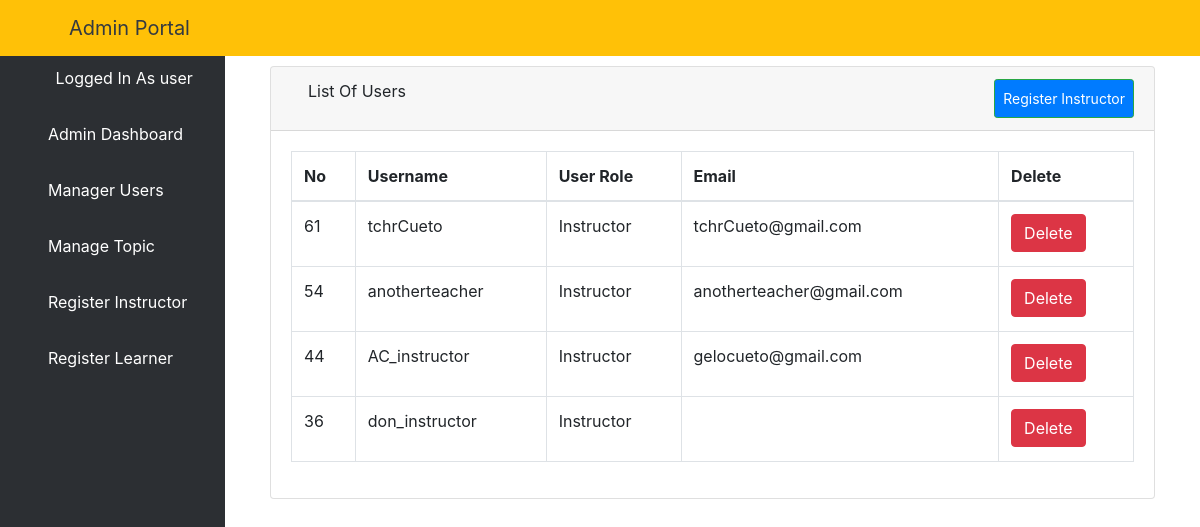
The app's page /instructors/ (signed in), older data.
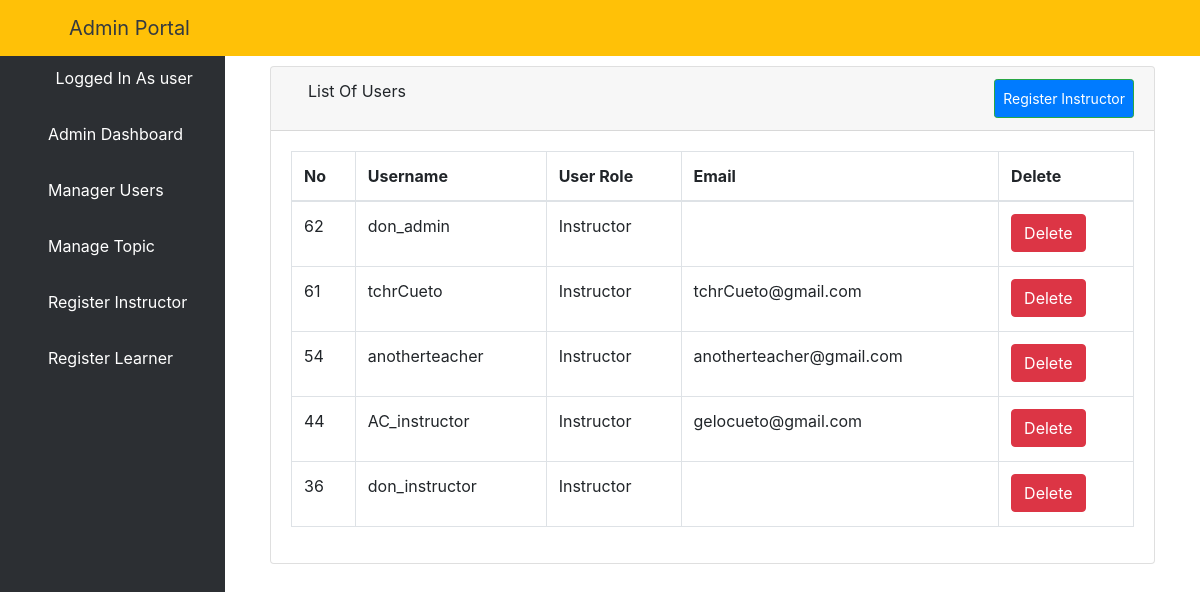
The same page, newer data.
### elearn/models.py (models this page shows)
class User(AbstractUser):
    is_learner = models.BooleanField(default=False)
    is_instructor = models.BooleanField(default=False)
    is_admin = models.BooleanField(default=False)

### elearn/views.py (the view)
# urls.py: path('instructors/', views.ListInstructorView.as_view(), name='instructors'),  # delete if wrong
class ListInstructorView(LoginRequiredMixin, ListView):  # delete if wrong
    model = User
    template_name = 'dashboard/admin/list_instructor.html'
    context_object_name = 'users'
    paginated_by = 10
    def get_queryset(self):
        return User.objects.filter(is_learner=0, is_admin=0).order_by('-id')  # hanggang dito

### elearn/templates/dashboard/admin/list_instructor.html (shortened to what this page needs)
{% extends 'dashboard/admin/base.html' %}
{% block body %}
    <div class="container-fluid">
        <div class="row">
            <div class="col-12 mb-3">
                <div class="col-12 mb-3">
                    <div id="content-wrapper">
                        <div class="container-fluid">
                            <div class="card mb-3">
                                <div class="card-header">
                                    <i class="fas fa-table"></i>
                                    List Of Users
                                    <a class="btn btn-sm btn-success" href="{% url 'isign' %}"
                                       style="padding: 8px; float: right; background-color: #007bff; color: white;">Register
                                        Instructor</a>
                                </div>
                                <div class="card-body">
                                    <div class="table-responsive">
                                        <table class="table table-bordered" id="dataTable" width="100%" cellspacing="0">
                                            <thead>
                                            <tr>
                                                <th>No</th>
                                                <th>Username</th>
                                                <th>User Role</th>
                                                <th>Email</th>
                                                <th>Delete</th>
                                            </tr>
                                            </thead>
                                            <tbody>
                                            {% if users %}
                                                {% for user in users %}
                                                    <tr>
                                                        <td>{{ user.id }}</td>
                                                        <td>{{ user.username }}</td>
                                                        <td>{% if user.is_learner == True %}
                                                            <p>Learner</p>
                                                        {% elif user.is_admin == True %}
                                                            <p>Admin</p>
                                                        {% else %}
                                                            <p>Instructor</p>
                                                        {% endif %}
                                                        </td>
                                                        <td>{{ user.email }}</td>
                                                        <td>
                                                            <a href="{% url 'aduser' user.pk %}">
                                                                <button type="button" class="btn btn-danger"> Delete
                                                                </button>
                                                            </a></td>
                                                    </tr>
                                                {% endfor %}
                                            {% endif %}
                                            </tbody>
                                        </table>
                                    </div>
                                </div>
                            </div>
                        </div>
                    </div>
                </div>
            </div>
        </div>
    </div>
{% endblock %}

Row changes from the older to the newer data that the page shows:
added User: id "62", username "don_admin", is_learner "Instructor"
